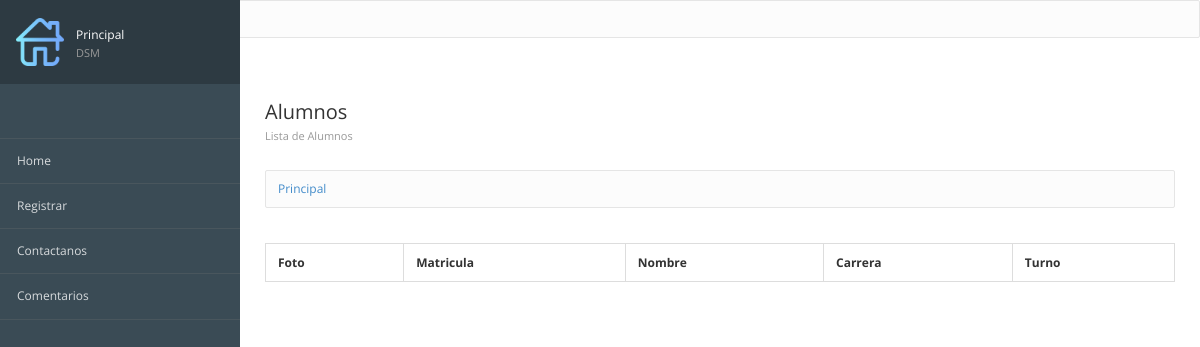
The app's page /, older data.
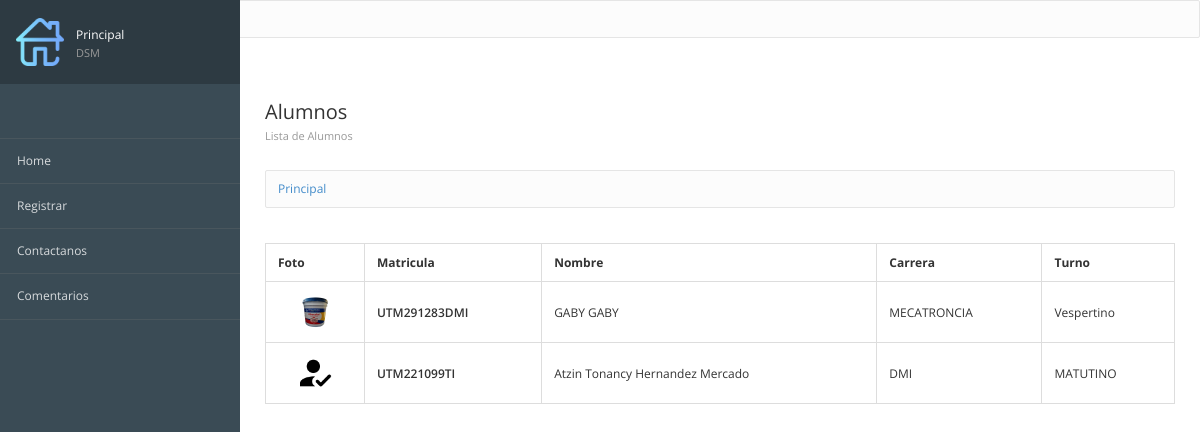
The same page, newer data.
### registros/models.py (models this page shows, shortened)
class Alumnos(models.Model):
    matricula = models.CharField(max_length=12, verbose_name="Mat") #Texto corto
    nombre = models.TextField() #Texto largo
    carrera = models.TextField()
    turno = models.CharField(max_length=10)
    imagen = models.ImageField(null=True,upload_to="fotos",verbose_name="Fotografía")
    created = models.DateTimeField(auto_now_add=True) #Fecha y tiempo
    updated = models.DateTimeField(auto_now_add=True)
    class Meta:
        verbose_name = 'Alumno'
        verbose_name_plural = 'Alumnos'
        ordering = ['-created']

### registros/views.py (the view)
# urls.py: path('', views_registros.registros, name="Prinicipal"),
def registros(request):
    alumnos=Alumnos.objects.all()
    return render(request, "registros/principal.html", {'alumnos': alumnos})

### registros/templates/registros/principal.html (shortened to what this page needs)
{% extends "inicio/encabezado.html" %}
{% block imagen%}
	{%load static%}
	{%static 'inicio/images/home.png'%}
{% endblock%}
{% block titulo_principal %}
	Principal <span> DSM </span>
{% endblock %}
{% block contenido %}
			<div class="page-header">
				<div class="page-title">
					<h3>Alumnos
				    <small>Lista de Alumnos </small></h3>
				</div>
			</div>
			{% block url %}
<div class="breadcrumb-line">
		<ul class="breadcrumb">
			<a href="{%url 'Principal'%}">
				{%if request.path == '/' %}
					Principal
				{%else%}
					Principal{{request.path}}
				{%endif%}
			</a>
		</ul>
	</div>
{% endblock %}
<table class="table table-bordered table-
striped">
<thead>
<tr>
<th>Foto</th>
<th>Matricula</th>
<th>Nombre</th>
<th>Carrera</th>
<th>Turno</th>
</tr>
</thead>
<tbody>
    {% for alumno in alumnos %}
<tr>
<td class="text-center">
<img src="{{alumno.imagen.url}}" alt="" class="img-media">
</td>
<td class="text-semibold">{{alumno.matricula}}</td>
<td class="muted">{{alumno.nombre}}</td>
<td class="muted">{{alumno.carrera}}</td>
<td class="muted">{{alumno.turno}}</td>
</tr>
{% endfor %}
</tbody>
</table>
		</div>
{% endblock %}

Row changes from the older to the newer data that the page shows:
added Alumnos: imagen (picture), matricula "UTM291283DMI", nombre "GABY GABY", carrera "MECATRONCIA", turno "Vespertino"
added Alumnos: imagen (picture), matricula "UTM221099TI", nombre "Atzin Tonancy Hernandez Mercado", carrera "DMI", turno "MATUTINO"
